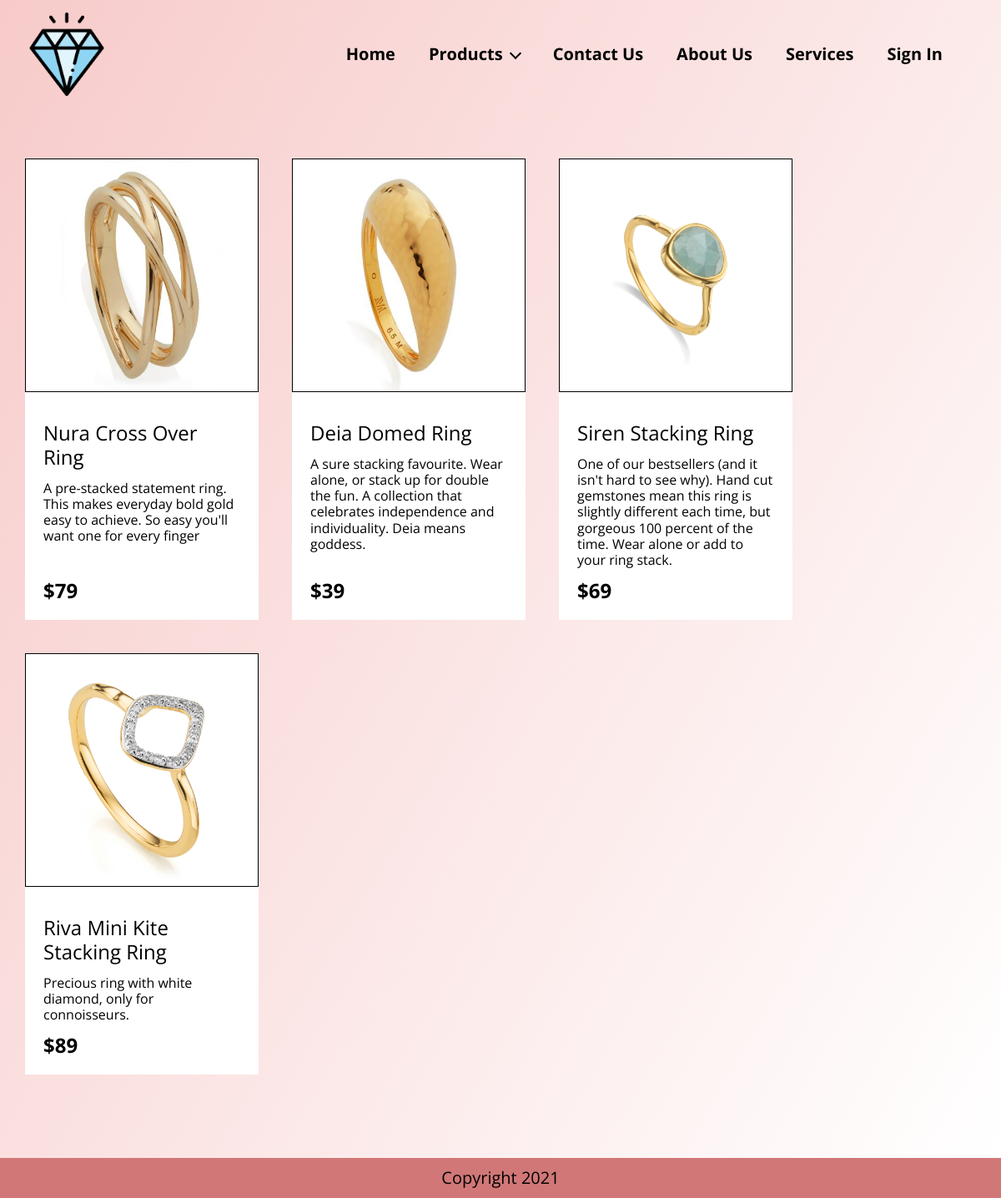
/rings.php, run on the app's committed database.
### tables this page shows
CREATE TABLE `products` (
  `id` int(13) NOT NULL,
  `Name` varchar(50) NOT NULL,
  `Category_id` int(5) NOT NULL,
  `Price` int(5) NOT NULL,
  `Colors` varchar(255) NOT NULL,
  `Image` varchar(255) NOT NULL,
  `Description` varchar(255) NOT NULL
);

### rings.php (the view)
<?php include 'head.php';?>
<body>
	<div class="main">
		<?php include 'header.php';?>
		<div class="shell">
			<div class="products">
				<ul>
					<?php
						include 'php/database_connect.php';
						$result = mysqli_query($databaseConnect, "SELECT * FROM products WHERE Category_id=2");
							while ($row = mysqli_fetch_array($result)) {
								$images = explode(", ", $row["Image"]);
								echo '
									<li>
										<div class="product">
											<div class="product__image">
												<img src="assets/images/' . $images[0] . '" alt="">
											</div>
											<div class="product__body">
												<h2 class="product__title">' . $row["Name"] . '</h2>
												<p>' . $row["Description"] . '</p>
												<span>$' . $row["Price"] . '</span>
											</div>
											<a href="product.php?product=' . $row["id"] . '"></a>
										</div>
									</li>
								';
							}
					?>
				</ul>
			</div>
		</div>
	</div>
	<?php include 'footer.php';?>
</body>
</html>

### assets/style.css (style rules this page uses)
html, body, div, span, applet, object, iframe, h1, h2, h3, h4, h5, h6, p, blockquote, pre, a, abbr, acronym, address, big, cite, code, del, dfn, em, img, ins, kbd, q, s, samp, small, strike, strong, sub, sup, tt, var, b, u, i, center, dl, dt, dd, ol, ul, li, fieldset, form, label, legend, table, caption, tbody, tfoot, thead, tr, th, td, article, aside, canvas, details, embed, figure, figcaption, footer, header, hgroup, menu, nav, output, ruby, section, summary, time, mark, audio, video { margin: 0; padding: 0; border: 0; font-size: 100%; font: inherit; vertical-align: baseline; }
* { padding: 0; margin: 0; outline: 0; box-sizing: border-box; }
*:before, *:after { box-sizing: inherit; }
img, iframe, video, audio, object { max-width: 100%; }
img, iframe { border: 0 none; }
img { height: auto; display: inline-block; vertical-align: middle; }
body { line-height: 1.2; font-family: 'Open Sans', sans-serif; color: #000; }
ol, ul { list-style: none; }
.main { position: relative; min-height: 100vh; background-image: linear-gradient(120deg, #F7CBCA, #fff); padding: 150px 0 20px; }
.shell { max-width: 1300px; width: 100%; padding: 0 30px; margin: auto; }
.products { margin: 40px 0; }
.products ul { list-style-type: none; display: flex; flex-wrap: wrap; margin: 0 -20px; }
.products ul li { flex: 0 0 25%; padding: 0 20px; margin-bottom: 40px; }
.product { height: 100%; display: flex; flex-direction: column; position: relative; transition: transform .4s; }
.product .product__image { width: 280px; height: 280px; flex: 0 0 280px; border: 1px solid #000; }
.product .product__image img { width: 100%; height: 100%; object-fit: cover; }
.product .product__body { position: relative; padding: 22px; background-color: #fff; height: 100%; }
.product .product__title { font-size: 24px; margin-top: 13px; margin-bottom: 13px; }
.product p { margin-bottom: 40px; }
.product span { position: absolute; bottom: 20px; font-weight: 700; font-size: 24px; }
.product a { position: absolute; top: 0; left: 0; right: 0; bottom: 0; }

### data on the page
products: shows a picture, Name "Nura Cross Over Ring", Description "A pre-stacked statement ring. This makes everyday bold gold easy to achieve. So easy you'll want one for every finger", Price "79"
products: shows a picture, Name "Deia Domed Ring", Description "A sure stacking favourite. Wear alone, or stack up for double the fun. A collection that celebrates independence and individuality. Deia means goddess.", Price "39"
products: shows a picture, Name "Siren Stacking Ring", Description "One of our bestsellers (and it isn't hard to see why). Hand cut gemstones mean this ring is slightly different each time, but gorgeous 100 percent of the time. Wear alone or add to your ring stack.", Price "69"
products: shows a picture, Name "Riva Mini Kite Stacking Ring", Description "Precious ring with white diamond, only for connoisseurs.", Price "89"
